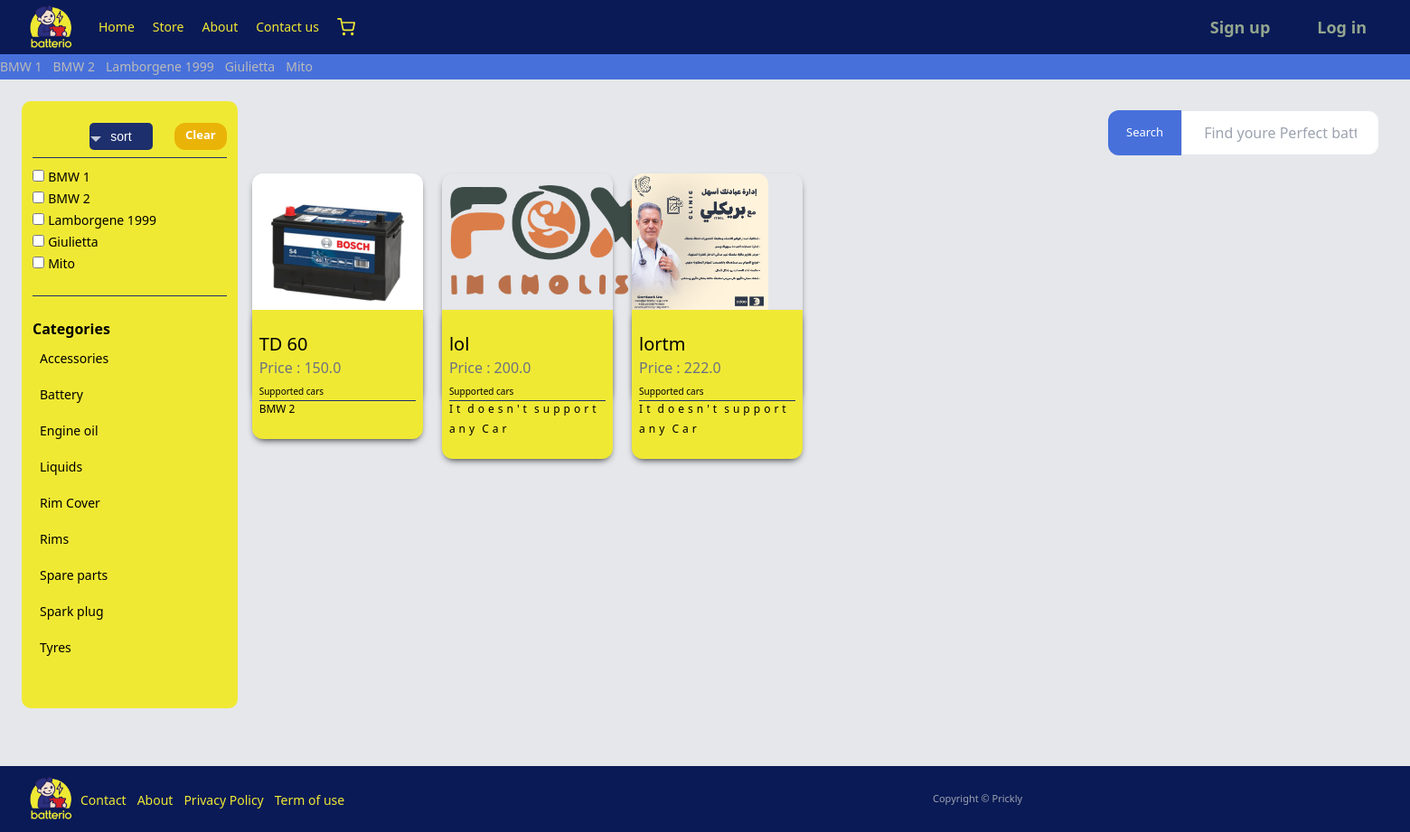
The page /item/ on the database its author committed.
### Car/models.py (models this page shows, shortened)
class Car(models.Model):
  Name = models.CharField(max_length=255);
  Car_type  = models.ForeignKey(CarType, on_delete=models.SET_NULL, default='', null=True, blank= True)
  Avilable_battries = models.ManyToManyField(to='item.Item', blank=True)
  def __str__(self):
    return self.Name

### item/models.py (models this page shows, shortened)
class Category(models.Model):
    name = models.CharField(max_length=255)
    class Meta:
        ordering = ('name', )
        verbose_name_plural = "Categories"

class Item(models.Model):
    category = models.ForeignKey(Category, related_name='items', on_delete=models.CASCADE)
    name = models.CharField(max_length=255)
    description = models.TextField(blank=True , null= True)
    price = models.FloatField()
    image = models.ImageField(upload_to='item_images', blank=True, null=True)
    is_sold = models.BooleanField(default=False)
    created_by = models.ForeignKey(User,related_name='items', on_delete=models.SET_NULL, null=True, blank=True)
    created_at = models.DateTimeField(auto_now_add=True)
    ordered_by = models.ManyToManyField(User, blank=True )
    def Supported_cars_template(self):
        Carss = Car.objects.filter(Avilable_battries__name =  self.name);
        Names = [x for x in Carss]
        if len(Names) == 0:
            return "It doesn't support any Car"
        word = []
        for i in Names:
            word.append(i)
        return word
    def __str__(self):
        return self.name
    class Meta:
        verbose_name_plural = 'products'

### item/views.py (the view, shortened to what this page needs)
# urls.py: path('', views.items , name='items'),
def items(request, pk=None):
    tolow   = False
    tohigh  = False
    ispricetohigh = False
    ispricetolow  = False
    check = []
    query = request.GET.get('query', False)
    datasortby = request.GET.get('sorted', 0)
    category_id = request.GET.get('category',0)
    items = Item.objects.filter(is_sold=False)
    categories = Category.objects.all()
    selected_object = []
    for i in Car.objects.all():
        itemname = request.GET.get(str(i.Name), False)
    selected_object_wanted = []
    wanted_items           = []
    wanted_filter = Car.objects.filter(Q(Name__icontains=str(query).lower()))
    for s in wanted_filter:
        selected_object_wanted.append(s.get_products_object())
    for m in selected_object_wanted:
        if  m:
            for n in m:
                if n in wanted_items:
                    continue
                wanted_items.append(n)
    if selected_object and wanted_items:
            selected_object = list(set(selected_object).intersection(wanted_items))
    else:
        selected_object = selected_object_wanted
    finished = []
    if category_id:
        items = items.filter(category_id=category_id)
    if query:
        items = items.filter(Q(name__icontains=query) | Q(description__icontains=query))
    s = []
    selected_object = s
    if len(selected_object) >= 1:
        if len(items) > 0:
            for l in items:
                for s in selected_object:
                    if l == s:
                        finished.append(l)
        else:
            finished = selected_object
    else:
        finished = items
    all_cars = Car.objects.all()
    o = []
    print(finished)
    if not query:
        query = ''
    print(finished)
    return render(request, 'item/items.html', {
        'items'  : finished,
        'query'  : query,
        'categories' : categories,
        'category_id' : int(category_id),
        'all_cars' : all_cars,
        'checks' : check,
        'selected'   : datasortby,
        'forh' : Car.objects.all(),
    })

### item/templates/item/items.html (shortened to what this page needs)
{% extends 'core/base.html' %}
{% block bodyclass %}
bg-gray-200
{% endblock bodyclass %}
{% block content %}
    <div class='s grid grid-cols-6 gap-4 bg-gray-200 rounded-xl '>
        <div class='col-span-2 sm:col-span-1 md:col-span-1 lg:col-span-1 xl:col-span-1 2xl:col-span-1  px-3 py-6  bg-[#f0e934] ' style="border-radius: 10px;
        ">
            <form method='get' action="{% url 'item:items' %}" class="">
                <div class="vv flex">
                    <button class=' text-[13px] px-2 py-1  bg-[#4770db]    text-white rounded-l-xl xl:px-5 xl:py-2  2xl:px-5 2xl:py-2  hover:bg-[#1E2F6D] hover:scale-[.9] inline-block transition-all' > Search </button>
                    <input name='query' class='w-full py-3 px-6 border rounded-r-xl focus:bg-gray-100   transition-all' type='text' value="{{ query}}" placeholder='Find youre Perfect battery ...'>
                </div>
                <div class="flex flex-col md:flex-row lg:flex-row xl:flex-row justify-between 2xl:flex-row gap-6 ">
                <div class="custom-select rounded " style="width:200px;">
                  <select class="rounded-xl" name="sorted">
                    <option value="0" {% if selected  == 0 %} selected {% endif %} >sort</option>
                  </select>
                </div>
                <a href="{% url 'item:items' %}" class='text-[13px] px-2 py-1 text-white font-semibold  xl:px-3 xl:py-1  2xl:px-3 2xl:py-1    hover:scale-[.9] inline-block transition-all  text-center  bg-yellow-500 hover:bg-[#AD904C] rounded-xl'>Clear </a>
            </div>
                <hr class="mt-2   mb-2 border-[#1E2F6D]">
                {% for i in all_cars %}
                <input type="checkbox" name="{{i.Name}}" value="1"
                >
                <label for="" class="text-[14px]">{{i.Name}}</label> <br>
                {% endfor %}
            </form>
            <hr class='my-6  border-[#1E2F6D]'>
            <p class='font-semibold'>Categories</p>
            <ul>
                {% for category in categories %}
                <li class='py-2 px-2 rounded-xl  {% if category.id == category_id %} ml-4 bg-yellow-500  {% endif %}'>
                    <a href="{% url 'item:items' %}?query={{ query}}&category={{ category.id }}" class=" text-[14px]" >{{ category.name }}</a>
                </li>
                {% endfor %}
            </ul>
        </div>
        <div class='col-span-4 sm:col-span-5 md:col-span-5 lg:col-span-5 xl:col-span-5 2xl:col-span-5    mt-20'>
            <div class='grid xl:grid-cols-5 lg:grid-cols-4 md:grid-cols-3 sm:grid-cols-2 grid-cols-1 gap-1 2xl:grid-cols-6'>
                {% for item in items %}
                    <div class='shadow-[0_4px_9px_-4px_#010305] rounded-xl
                    2xl:h-[251px]
                    2xl:w-[189px]
                    w-[189px]
                    xl:h-[251px]
                    xl:w-[189px] hover:scale-[1.07] transition-all'>
                        <a href="{% url 'item:detail' item.id %}" >
                            <div>
                                <img src="{{ item.image.url}}" class='rounded-t-xl 2xl:h-[151px] 2xl:w-[189px]    xl:h-[151px] xl:w-[189px]' style="min-width: fit-content;max-width: fit-content;">
                            </div>
                            <div class='py-6 px-2 bg-[#f0e934] rounded-b-xl min-w-[100%] shadow-[0_4px_9px_-4px_#010305]'>
                                <h2 class='text-xl '>
                                    {{ item.name}}
                                </h2>
                                <p  class='text-gray-500 '>
                                    Price : {{ item.price}}
                                </p>
                                {% if item.Supported_cars_template %}
                                <span class="text-[10px]">Supported cars</span>
                                <hr class="border-[#1E2F6D]">
                                <div class="flex gap-1 flex-wrap">
                                  {% for l in item.Supported_cars_template  %}
                                     <span class="text-[12px] ">{{l}}</span>
                                  {% endfor %}
                                </div>
                                  {% endif %}
                            </div>
                        </a>
                    </div>
                    {% endfor %}
                </div>
        </div>
    </div>
{% endblock content %}

### core/templates/core/base.html (shortened to what this page needs)
{% load static %}
<!DOCTYPE html>
<html lang="en">
<head>
</head>
<body class='{% block bodyclass %}{% endblock bodyclass %}  main-layout'>
    <nav class="py-6 px-6 flex  bg-[#0a1a56] justify-between items-center
    2xl:h-[60px]
     xl:h-[60px]
     lg:h-[60px]
     md:h-[60px]
     sm:h-[60px]
    ">
        <div class='flex items-center sm:gap-5  gap-1  header__items'>
            <div>
            <a href='/'>
                <img src='{% static 'media/_n.png' %}' class='
                 sm:min-h-[65px]
                 xl:min-h-[65px]
                2xl:min-h-[65px]
                    min-w-[65px]
                    min-h-[65px]
                 sm:max-h-[65px]
                 xl:max-h-[65px]
                2xl:max-h-[65px]
                    max-w-[65px]
                    max-h-[65px]
                '>
                </a>
            </div>
            <a href='/' class="
            sm:text-sm
            text-[#f0e934]
            text-[10px]
            ">
                Home
                </a>
            <a href='{% url 'item:items' %}' class="
            sm:text-sm
            text-[#f0e934]
            text-[10px]
            ">
                Store
                </a>
            <a href='/' class="
            sm:text-sm
            text-[#f0e934]
            text-[10px]
            ">
                About
                </a>
            <a href='/' class="
            text-[#f0e934]
            sm:text-sm
            text-[10px]
             ">
                Contact us
                </a>
                <p>
                <a href="{% url 'dashboard:index' %}" class='
            text-[#f0e934]
            sm:text-sm
            text-[10px]
            hover:scale-[1.2]
            '>
            </a></p>
                </div>
                <div class="  flex flex-col sm:flex-row xl:flex-row 2xl:flex-row gap-1 ">
            {% if request.user.is_authenticated %}
            <a  style='border-radius:60px' href="{% url 'core:logout' %}" class='  xl:py-2 xl:px-5 py-[2px] px-[6px]  rounded      text-sm font-semibold
            text-[#0a1a56] hover:text-[#d52127]
            bg-[#f0e934]
            transition-all hover:scale-[.89] duration-500
            '>Log out</a>
            {% else %}
            <a href="{% url 'core:signup' %}" class='2xl:px-6 2xl:py-3 2xl:text-lg text-sm 2xl:px-6 2xl:py-3  xl:py-2 xl:px-5 py-[2px] px-[6px]  2xl:text-lg xl:rounded-xl 2xl:rounded-xl rounded font-semibold
            text-[#93a68f]
            hover:text-[#d52127] transition-all hover:scale-[.89] duration-500
            '>Sign up </a>
            <a href='{% url "core:login" %}' class='2xl:px-6 2xl:py-3 2xl:text-lg text-sm  2xl:px-6 2xl:py-3  xl:py-2 xl:px-5 py-[2px] px-[6px]  2xl:text-lg xl:rounded-xl 2xl:rounded-xl rounded  font-semibold text-[#93a68f]
            hover:text-[#d52127] transition-all hover:scale-[.89] duration-500
            '> Log in</a>
            {% endif %}
        </div>
    </nav>
    <header class='py-1 bg-[#4770db] flex gap-3'>
    {% for cate in forh %}
           <a href="{% url 'item:items' %}?{{cate.Name}}=1" class="text-sm ui"> {{cate.Name}}</a>
    {% endfor %}
        </header>
{% block landing %}
<div class="px-6 py-6 " >
    {% block content %}{% endblock content %}
</div>
{% endblock landing %}
    <footer class='py-1 px-6 flex justify-between bg-[#0a1a56] mt-10  '>
        <div class='w-2/3  pr-10 flex items-center'>
            <a href='/'>
                <img src='{% static 'media/_n.png' %}' class='
                 sm:min-h-[65px]
                 xl:min-h-[65px]
                2xl:min-h-[65px]
                    min-w-[65px]
                    min-h-[65px]
                 sm:max-h-[65px]
                 xl:max-h-[65px]
                2xl:max-h-[65px]
                    max-w-[65px]
                    max-h-[65px]
                '>
                </a>
            <ul class='flex gap-3'>
                <div class='md:flex gap-3 lg:flex xl:flex 2xl:flex'>
                <li><a href="{% url 'core:contact' %}" class=' text-sm  text-[#f0e934]                        hover:text-[#F0EA34C7]'>Contact</a></li>
                <li><a href="{% url 'core:contact' %}" class='text-sm  text-[#f0e934]                         hover:text-[#F0EA34C7]'>About</a></li>
            </div>
            <div class='md:flex gap-3 lg:flex xl:flex 2xl:flex' >
                <li><a href="{% url 'core:contact' %}" class=' text-sm  text-[#f0e934]                        hover:text-[#F0EA34C7]'>Privacy Policy</a></li>
                <li><a href="{% url 'core:contact' %}" class='text-sm  text-[#f0e934]                         hover:text-[#F0EA34C7]'>Term of use</a></li>
            </div>
            </ul>
        </div>
        <div class='w-1/3 flex items-center'>
            <p class='text-gray-400 text-[11px]'>
                Copyright © Prickly
            </p>
        </div>
    </footer>
</body>
</html>

### core/templates/core/base.html (style rules this page uses)
.header__items > a { transition: .3s transform, margin-top .4s; }
.ui { color:#BABABA; transition: color .3s; }

### item/templates/item/items.html (style rules this page uses)
form .vv { position: absolute; width:300px; right: 10px; top: 10px; }
.s { position: relative; }
.custom-select { position: relative; font-family: Arial; }
.custom-select select { display: none; }

### rows shown on the page
Car: Name "BMW 1"
Car: Name "BMW 2"
Car: Name "Lamborgene 1999"
Car: Name "Giulietta"
Car: Name "Mito"
Category: name "Accessories"
Category: name "Battery"
Category: name "Engine oil"
Category: name "Liquids"
Category: name "Rim Cover"
Category: name "Rims"
Category: name "Spare parts"
Category: name "Spark plug"
Category: name "Tyres"
Item: image (picture), name "TD 60", price "150.0"
Item: image (picture), name "lol", price "200.0", Supported_cars_template "I" "t" "d" "o" "e" "s" "n" "'" "t" "s" "u" "p" "p" "o" "r" "t" "a" "n" "y" "C" "a" "r"
Item: image (picture), name "lortm", price "222.0", Supported_cars_template "I" "t" "d" "o" "e" "s" "n" "'" "t" "s" "u" "p" "p" "o" "r" "t" "a" "n" "y" "C" "a" "r"
